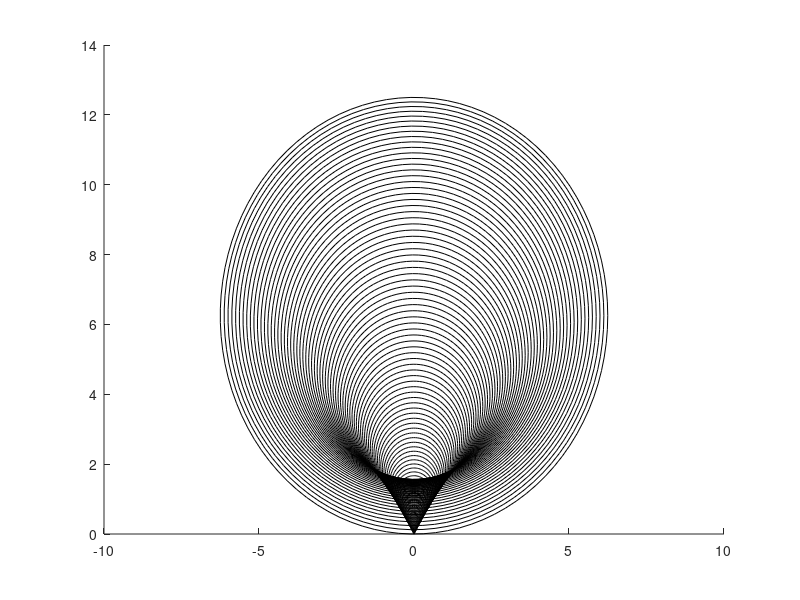

MATLAB code for this plot: (Note: this script raises an error after producing the figure.)
%% Value function plot
dbstop if error
v=5;
w=2.5;
a=2;
N=100;
T=v/a;
t=linspace(0,sqrt(T),N).^2;
S=a/2*T^2;
figure(1),clf,hold on
x_=cos(linspace(0,2*pi,100));
y_=sin(linspace(0,2*pi,100));
for ti=t
    plot(x_*ti*w,S-a/2*(T-ti).^2+y_*ti*w,'Color','k')
end
V_=0:0.1:1;
NV=length(V_);
LI=[];
LT={};
C=parula;
for j=1:NV
    V=V_(j);
    col=C(1+floor((j-1)*256/NV),:);
    y=S-a/2*(T-t).^2;
    de=S-y;
    r=t*w+V;
    mi=(de+r>r(end)) & (r+r(end)>de);
    if any(mi)
        d=diff(y);
        d0=[0,d];
        d1=[d,0];
        r0=[0,r(1:end-1)];
        r1=[r(2:end),0];
        li=(d0+r0>r) & (r0+r>d0);
        e=zeros(1,N);
        e(li)=acos((d0(li).^2+r(li).^2-r0(li).^2)./r(li)./d0(li)/2);
        b=zeros(1,N);
        ri=[li(2:end),0]==1;
        b(ri)=acos((d1(ri).^2+r(ri).^2-r1(ri).^2)./r(ri)./d1(ri)/2);
        c=zeros(1,N);
        c(mi)=acos((de(mi).^2+r(mi).^2-r(end)^2)./r(mi)./de(mi)/2);
        d=max(acos((de(mi).^2+r(end)^2-r(mi).^2)/r(end)./de(mi)/2));
        for i=1:find(c>b,1,'first')
            p=linspace(e(i),pi-max(b(i),c(i)),30);
            plot(sin(p)*r(i),-cos(p)*r(i)+y(i),'Color',col);
            plot(-sin(p)*r(i),-cos(p)*r(i)+y(i),'Color',col)
        end
    else
        d=0;
    end
    p=linspace(d,2*pi-d,100);
    LI(j)=plot(sin(p)*r(end),-cos(p)*r(end)+S,'Color',col);
    LT{j}="V="+num2str(V);
end

plot([0,0],[0,S],'r')
plot(0,0,'r^')
plot(0,S,'rx')
xlabel('x [m]', 'FontSize', 8)
ylabel('y [m]', 'FontSize', 8)
l=legend(LI,LT, 'Location','NorthEast')
l.FontSize =8
axis equal
filename = [folder 'contour_5_25' '.fig'];
saveas(figure(1),[pwd  filename]);
filename = [folder 'contour_5_25' '.pdf'];
% filename = fullfile([pwd filename])
set(gcf, 'Units', 'Inches', 'Position', [0, 0, 3.5,3], 'PaperUnits', 'Inches', 'PaperSize', [3.5, 3])
exportgraphics(gcf, [pwd filename]);





%% time hist
folder = '/Figures/';
figure(1),clf,hold on
load APF_2_3
histogram(results(results>0),20,'facealpha',0.5)
apf_successful = sum(results>0);
xlim([30, 180]); % min time=30.8 s
l = legend({"APF, " +  num2str(apf_successful) + " runs"},'Location','NorthEast');
l.FontSize = 8;
xlabel('Elapsed time [s]', 'FontSize', 8)
ylabel('Rounds [-]', 'FontSize', 8)
filename = [folder 'Hist_APF' '.fig'];
saveas(figure(1),[pwd  filename]);
filename = [folder 'Hist_APF' '.pdf'];
% filename = fullfile([pwd filename])
set(gcf, 'Units', 'Inches', 'Position', [0, 0, 3.5,3], 'PaperUnits', 'Inches', 'PaperSize', [3.5, 3])
exportgraphics(gcf, [pwd filename]);
close all


%%
load SVO_2_3
figure(1),clf,hold on
folder = '/Figures/';
histogram(results(results>0),20,'facealpha',0.5)
svo_successful = sum(results>0);
xlim([30, 180]) % min time=30.8 s
l = legend({"SVO, " + num2str(svo_successful) + " runs"}, 'Location','NorthEast');
l.FontSize = 8;
xlabel('Elapsed time [s]', 'FontSize', 8)
ylabel('Rounds [-]', 'FontSize', 8)
filename = [folder 'Hist_SVO' '.fig'];
saveas(figure(1),[pwd  filename]);
filename = [folder 'Hist_SVO' '.pdf'];
% filename = fullfile([pwd filename])
set(gcf, 'Units', 'Inches', 'Position', [0, 0, 3.5,3], 'PaperUnits', 'Inches', 'PaperSize', [3.5, 3])
exportgraphics(gcf, [pwd filename]);
close all


%%
load EBG_2_3
figure(1),clf,hold on
folder = '/Figures/';
histogram(results(results>0),20,'facealpha',0.5)
ebg_successful = sum(results>0);
xlim([30, 180]) % min time=30.8 s
l = legend({"EBG, " + num2str(ebg_successful) + " runs"}, 'Location','NorthEast');
l.FontSize = 8;
xlabel('Elapsed time [s]', 'FontSize', 8)
ylabel('Rounds [-]', 'FontSize', 8)
filename = [folder 'Hist_EBG' '.fig'];
saveas(figure(1),[pwd  filename]);
filename = [folder 'Hist_EBG' '.pdf'];
% filename = fullfile([pwd filename])
set(gcf, 'Units', 'Inches', 'Position', [0, 0, 3.5,3], 'PaperUnits', 'Inches', 'PaperSize', [3.5, 3])
exportgraphics(gcf, [pwd filename]);
close all


%% heatmap plot
load APF_method
Nbin=50;
Dbins=linspace(0,10,Nbin+1);
Vbins=linspace(0,5,Nbin+1);
M=zeros(Nbin);
for i=1:runs
    if results(i)>0 % use data only from successful runs
        M = M+histcounts2(velocity_distance_data{i}(:,2:end), ...
            repmat(velocity_distance_data{i}(:,1),1,parameters.NP), Dbins, Vbins);
    end
end
figure(1)
imagesc(Vbins(1:end),Dbins,M(:,1:end))
set(gca,'ColorScale','log')
xlabel('Vehicle velocity [m/s]', 'FontSize', 8)
ylabel('Pedestrian distance [m]', 'FontSize', 8)
h = colorbar;
set(get(h,'label'),'string','Occurences over all simulations', 'FontSize', 8);
filename = [folder 'HeatMap_EBG' '.fig'];
saveas(figure(1),[pwd  filename]);
filename = [folder 'HeatMap_EBG' '.pdf'];
% filename = fullfile([pwd filename])
set(gcf, 'Units', 'Inches', 'Position', [0, 0, 3.5,3], 'PaperUnits', 'Inches', 'PaperSize', [3.5, 3])
exportgraphics(gcf, [pwd filename]);

%% oscillation plot
% run with ebg, seed 82
figure(3), clf
plot(E.LOG(:, 32))
hold on
plot(E.LOG(:, 33))
axis padded
folder = '/Figures/';
filename = [folder 'oscillation', '.pdf'];
xlabel('Computation cycles')
ylabel('Acceleration [m/s^2], Velocity [m/s]')
legend({"Acceleration", "Velocity"}, 'Location','NorthWest')
set(gcf, 'Units', 'Inches', 'Position', [0, 0, 3.5,3], 'PaperUnits', 'Inches', 'PaperSize', [3.5, 3])
exportgraphics(gcf, [pwd filename]);

